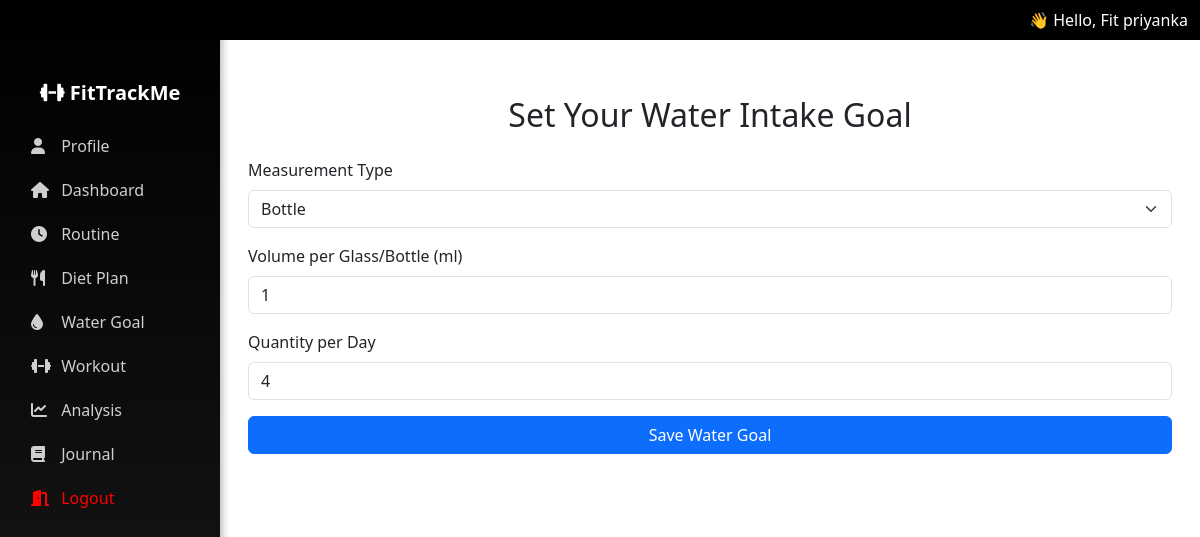
Page /fit/water-setup/ (signed in) on the committed database.
### fit/models.py (models this page shows, shortened)
class UserProfile(models.Model):
    user = models.OneToOneField(User, on_delete=models.CASCADE)
    full_name = models.CharField(max_length=100, blank=True)
    birth_date = models.DateField(null=True, blank=True)  # ✅ NEW FIELD
    sex = models.CharField(max_length=10, choices=[('male', 'Male'), ('female', 'Female')], blank=True)
    height_cm = models.FloatField(null=True, blank=True)
    current_weight = models.FloatField(null=True, blank=True)

class WaterTarget(models.Model):
    MEASUREMENT_CHOICES = [
        ('glass', 'Glass'),
        ('bottle', 'Bottle'),
    ]
    user = models.OneToOneField(User, on_delete=models.CASCADE)
    measurement_type = models.CharField(max_length=10, choices=MEASUREMENT_CHOICES, default='glass')
    unit_volume_ml = models.PositiveIntegerField(default=0)
    quantity_per_day = models.PositiveIntegerField(default=0)
    daily_goal_ml = models.PositiveIntegerField(default=0)

### fit/views.py (the view, shortened to what this page needs)
# urls.py: path('water-setup/', views.water_setup, name='water_setup'),
@login_required
def water_setup(request):
    profile = UserProfile.objects.filter(user=request.user).first()
    if not profile or not profile.height_cm or not profile.current_weight:
        messages.info(request, "Complete your profile first.")
        return redirect('profile')
    target, created = WaterTarget.objects.get_or_create(user=request.user)
    return render(request, "water_setup.html", {"target": target})

### fit/context_processors.py (called while the page is built)
def user_profile(request):
    if request.user.is_authenticated:
        try:
            profile = UserProfile.objects.get(user=request.user)
            return {'user_full_name': profile.full_name}
        except UserProfile.DoesNotExist:
            return {'user_full_name': request.user.username}
    return {}

### fit/templatetags/custom_filters.py (called while the page is built)
@register.filter
def first_name(value):
    if not value:
        return ""
    parts = value.strip().split()
    if parts[0].lower().replace('.', '') in ['mr', 'mrs', 'ms', 'dr']:
        return parts[1] if len(parts) > 1 else parts[0]
    return parts[0]

### fit/templates/water_setup.html (shortened to what this page needs)
{% extends "base.html" %}
{% block content %}
<div class="container mt-4">
  <h2 class="text-center mb-4">Set Your Water Intake Goal</h2>
  <form method="post">
    <div class="mb-3">
      <label class="form-label">Measurement Type</label>
      <select name="measurement_type" class="form-select">
        <option value="bottle" {% if target.measurement_type == "bottle" %}selected{% endif %}>Bottle</option>
      </select>
    </div>
    <div class="mb-3">
      <label class="form-label">Volume per Glass/Bottle (ml)</label>
      <input type="number" name="unit_volume" class="form-control" placeholder="e.g. 250 or 1000"
             value="{{ target.unit_volume_ml|default_if_none:250 }}">
    </div>
    <div class="mb-3">
      <label class="form-label">Quantity per Day</label>
      <input type="number" name="quantity_per_day" class="form-control" placeholder="e.g. 8"
             value="{{ target.quantity_per_day|default_if_none:8 }}">
    </div>
    <button type="submit" class="btn btn-primary w-100">Save Water Goal</button>
  </form>
</div>
{% endblock %}

### fit/templates/base.html (shortened to what this page needs)
{% load custom_filters %}
<!DOCTYPE html>
<html lang="en">
<head>
  <link href="https://cdn.jsdelivr.net/npm/bootstrap@5.3.0/dist/css/bootstrap.min.css" rel="stylesheet"/>
  <link rel="stylesheet" href="https://cdnjs.cloudflare.com/ajax/libs/font-awesome/6.4.0/css/all.min.css">
</head>
<body>
 {% if user.is_authenticated %}
<nav class="navbar navbar-expand-lg navbar-dark fixed-top" style="background-color: rgb(0 0 0) !important;">
  <div class="container-fluid">
    <div class="text-white ms-auto d-none d-lg-block">
    👋 Hello, Fit {{ user_full_name|first_name|default:request.user.username }}
    </div>
  </div>
</nav>
{% endif %}
{% if user.is_authenticated %}
<div class="sidebar collapse d-lg-block" id="sidebarMenu">
  <ul class="nav flex-column px-3">
    <li class="nav-item mb-3 text-center text-white fw-bold fs-5 mt-2">
      <i class="fa-solid fa-dumbbell"></i> FitTrackMe
    </li>
    <li class="nav-item"><a class="nav-link" href="{% url 'profile' %}"><i class="fa-solid fa-user"></i> Profile</a></li>
    <li class="nav-item"><a class="nav-link" href="{% url 'dashboard' %}"><i class="fa-solid fa-house"></i> Dashboard</a></li>
    <li class="nav-item"><a class="nav-link" href="{% url 'routine_setup' %}"><i class="fa-solid fa-clock"></i> Routine</a></li>
    <li class="nav-item"><a class="nav-link" href="{% url 'diet_setup' %}"><i class="fa-solid fa-utensils"></i> Diet Plan</a></li>
    <li class="nav-item"><a class="nav-link" href="{% url 'water_setup' %}"><i class="fa-solid fa-droplet"></i> Water Goal</a></li>
    <li class="nav-item"><a class="nav-link" href="{% url 'workout_setup' %}"><i class="fa-solid fa-dumbbell"></i> Workout</a></li>
    <li class="nav-item"><a class="nav-link" href="{% url 'analysis' %}"><i class="fa-solid fa-chart-line"></i> Analysis</a></li>
    <li class="nav-item"><a class="nav-link" href="{% url 'journal_view' %}"><i class="fa-solid fa-book"></i> Journal</a></li>
    <li class="nav-item">
      <form method="post" action="{% url 'logout' %}" style="margin: 0;">
        <button type="submit" class="nav-link logout-link w-100 text-start" style="color: red;">
          <i class="fa-solid fa-door-open" ></i> Logout
        </button>
      </form>
    </li>
  </ul>
</div>
{% endif %}
<div class="content">
  {% block content %}{% endblock %}
</div>
</body>
</html>

### fit/templates/base.html (style rules this page uses)
body { padding-top: 56px; }
.sidebar { height: 100vh; position: fixed; left: 0; top: 0; background: linear-gradient(180deg, #000000, #1a1a1a); width: 220px; padding-top: 70px; box-shadow: 2px 0 8px rgba(0, 0, 0, 0.3); }
.sidebar .nav-link { color: #cfcfcf; font-weight: 500; padding: 10px 15px; border-radius: 8px; transition: all 0.3s ease; }
.sidebar .nav-link i { margin-right: 8px; width: 18px; }
.content { margin-left: 220px; padding: 1rem; }

### rows in the picture
UserProfile: full_name.username "priyanka"
WaterTarget: measurement_type "Bottle", unit_volume "1", quantity_per_day "4"
